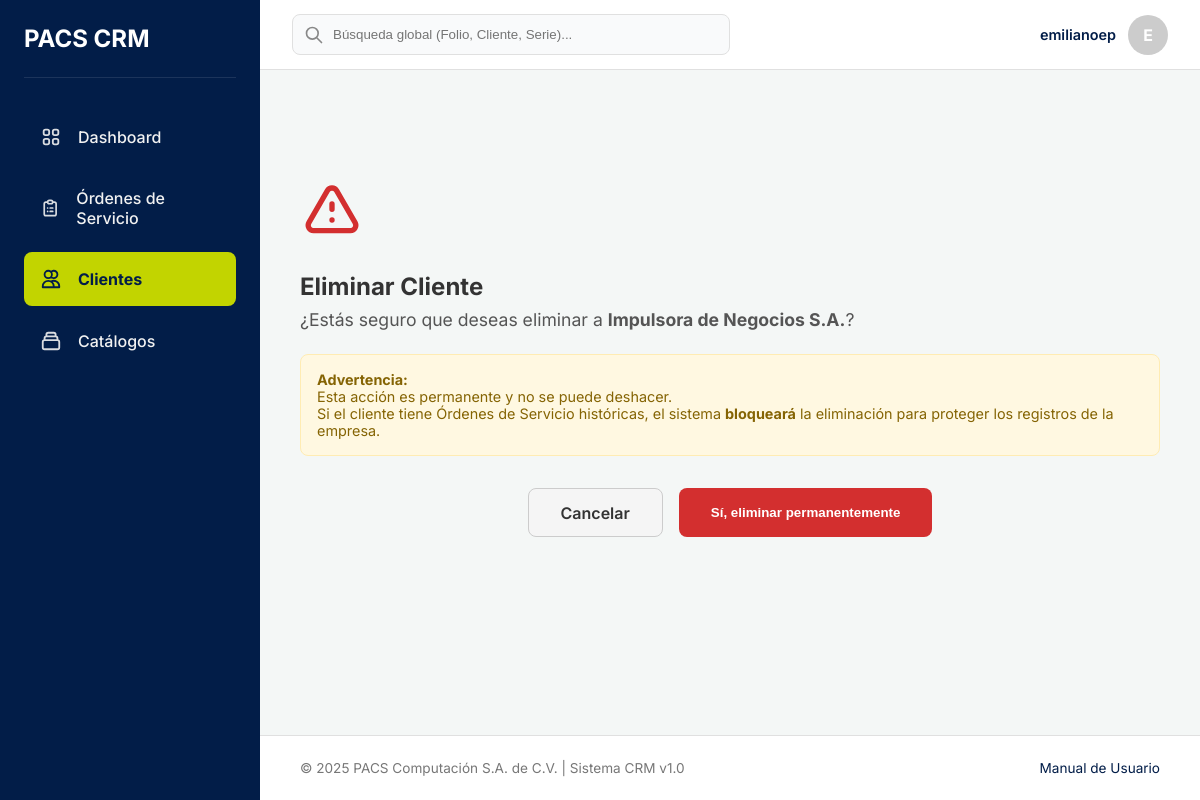
/clientes/eliminar/2/ (signed in), run on an earlier commit of the app's database.
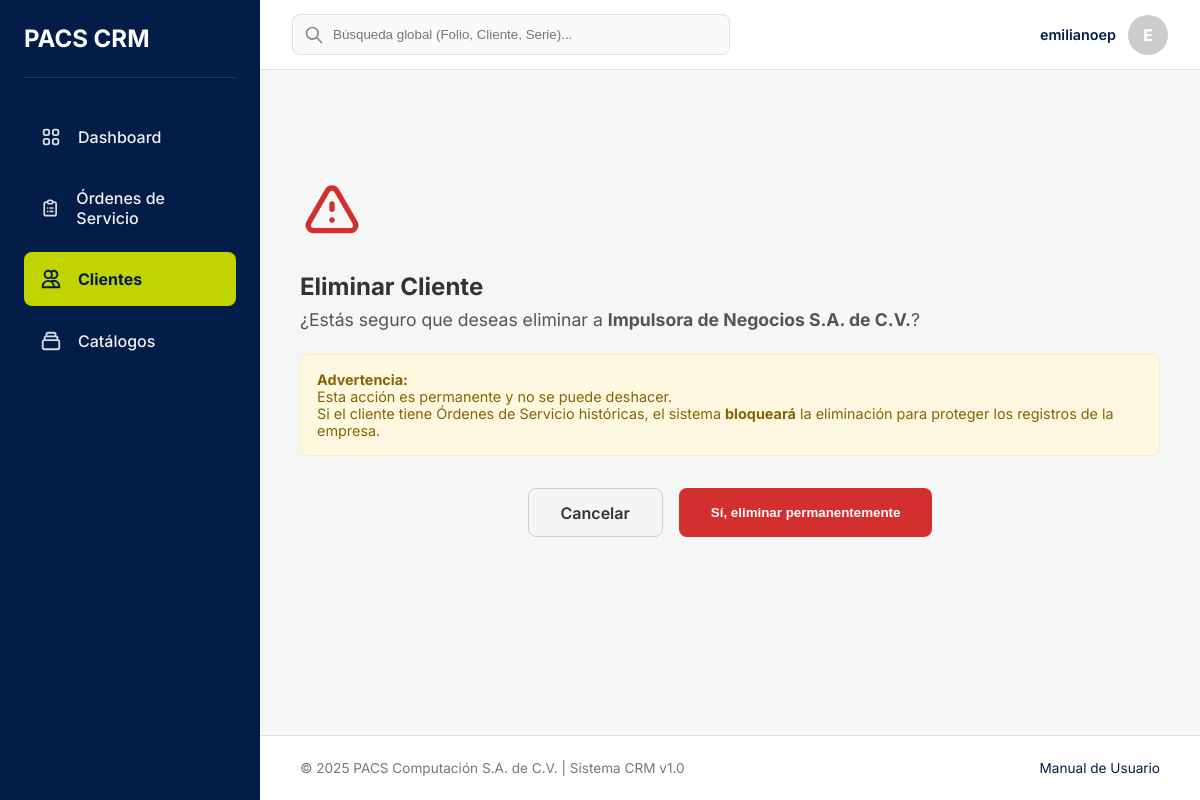
And on a later commit of the database.
### gestion_clientes/models.py (models this page shows, shortened)
class Cliente(models.Model):
    nombre_completo = models.CharField(max_length=255, verbose_name="Nombre completo")
    telefono = models.CharField(max_length=20, unique=True)
    email = models.EmailField(max_length=254, unique=True, blank=True, null=True)
    rfc = models.CharField(max_length=13, blank=True, null=True, verbose_name="RFC")
    calle = models.CharField(max_length=255, blank=True, null=True)
    numero_exterior = models.CharField(max_length=20, blank=True, null=True, verbose_name="Número Exterior") # Ajustado max_length
    numero_interior = models.CharField(max_length=20, blank=True, null=True, verbose_name="Número Interior") # Ajustado max_length
    colonia = models.CharField(max_length=100, blank=True, null=True)
    codigo_postal = models.CharField(max_length=10, blank=True, null=True, verbose_name="Código Postal") # Ajustado max_length
    ciudad = models.CharField(max_length=100, blank=True, null=True)
    estado = models.CharField(max_length=100, blank=True, null=True)
    fecha_registro = models.DateTimeField(auto_now_add=True, verbose_name="Fecha de registro")
    class Meta:
        verbose_name = "Cliente"
        verbose_name_plural = "Clientes"
        ordering = ['nombre_completo']

### gestion_clientes/views.py (the view, shortened to what this page needs)
# urls.py: path('eliminar/<int:id>/', views.eliminar_cliente, name='eliminar_cliente'),
@login_required
@permission_required('gestion_clientes.delete_cliente', raise_exception=True)
def eliminar_cliente(request, id):
    cliente = get_object_or_404(Cliente, pk=id)
    return render(request, 'gestion_clientes/cliente_confirm_delete.html', {'cliente': cliente})

### gestion_clientes/templates/gestion_clientes/cliente_confirm_delete.html (shortened to what this page needs)
{% extends 'base.html' %}
{% block content %}
<div class="confirm-card">
    <svg class="warning-icon" fill="none" stroke="currentColor" viewBox="0 0 24 24"><path stroke-linecap="round" stroke-linejoin="round" stroke-width="2" d="M12 9v2m0 4h.01m-6.938 4h13.856c1.54 0 2.502-1.667 1.732-3L13.732 4c-.77-1.333-2.694-1.333-3.464 0L3.34 16c-.77 1.333.192 3 1.732 3z"></path></svg>
    <h2 style="margin-bottom: 0.5rem; color: #333;">Eliminar Cliente</h2>
    <p style="font-size: 1.1rem; color: #555;">
        ¿Estás seguro que deseas eliminar a <strong>{{ cliente.nombre_completo }}</strong>?
    </p>
    <div class="info-box">
        <strong> Advertencia:</strong><br>
        Esta acción es permanente y no se puede deshacer. <br>
        Si el cliente tiene Órdenes de Servicio históricas, el sistema <strong>bloqueará</strong> la eliminación para proteger los registros de la empresa.
    </div>
    <form method="post">
        <div style="display: flex; justify-content: center; gap: 1rem; margin-top: 2rem;">
            <a href="{% url 'detalle_cliente' cliente.id %}" class="btn-secondary">Cancelar</a>
            <button type="submit" class="btn-danger">Sí, eliminar permanentemente</button>
        </div>
    </form>
</div>
{% endblock %}

What changed in the data, as far as the page shows it:
changed Cliente: nombre_completo "Impulsora de Negocios S.A." → "Impulsora de Negocios S.A. de C.V."
